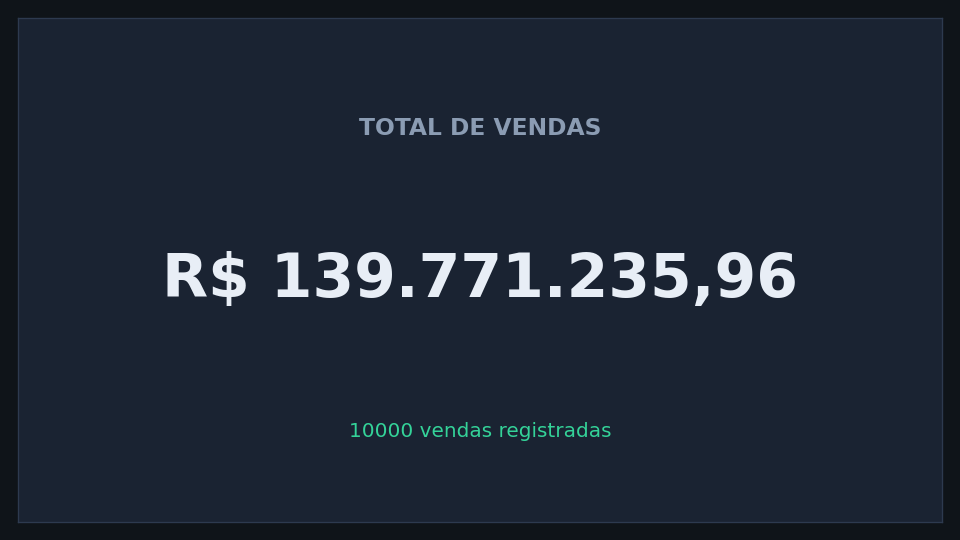

Generate this figure with Python:
import locale
from pathlib import Path

import matplotlib.pyplot as plt
import pandas as pd

CSV_PATH = Path(__file__).parent / "base_vendas_willian_de_sousa_ribeiro.csv"
OUT_PATH = Path(__file__).parent / "scorecard_vendas.png"


def formatar_brl(valor: float) -> str:
    for loc in ("pt_BR.UTF-8", "pt_BR.utf8", "Portuguese_Brazil.1252"):
        try:
            locale.setlocale(locale.LC_ALL, loc)
            return locale.currency(valor, grouping=True, symbol=True)
        except locale.Error:
            continue
    inteiro, _, decimal = f"{valor:,.2f}".partition(".")
    inteiro = inteiro.replace(",", ".")
    return f"R$ {inteiro},{decimal}"


df = pd.read_csv(CSV_PATH)
total = df["valor_total"].sum()
qtd_vendas = len(df)
total_fmt = formatar_brl(total)

fig, ax = plt.subplots(figsize=(8, 4.5))
fig.patch.set_facecolor("#0f1419")
ax.set_facecolor("#1a2332")
ax.set_xticks([])
ax.set_yticks([])
for spine in ax.spines.values():
    spine.set_color("#2d3a4f")

ax.text(0.5, 0.78, "TOTAL DE VENDAS", ha="center", va="center",
        fontsize=14, color="#8b9cb3", weight="bold", transform=ax.transAxes)
ax.text(0.5, 0.48, total_fmt, ha="center", va="center",
        fontsize=36, color="#e8eef6", weight="bold", transform=ax.transAxes)
ax.text(0.5, 0.18, f"{qtd_vendas} vendas registradas",
        ha="center", va="center", fontsize=12, color="#34d399",
        transform=ax.transAxes)

plt.tight_layout()
plt.savefig(OUT_PATH, dpi=120, facecolor=fig.get_facecolor())
print(f"Total de vendas: {total_fmt}")
print(f"Scorecard salvo em: {OUT_PATH}")
